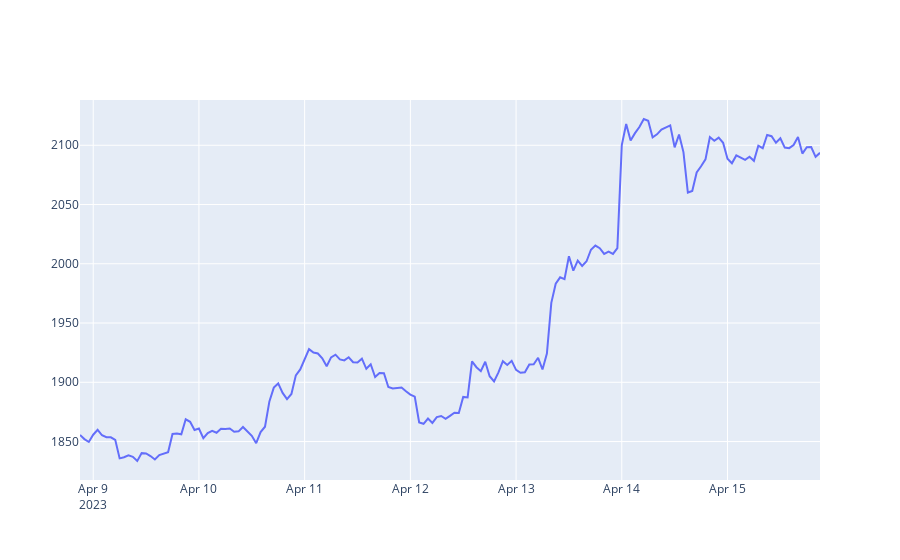
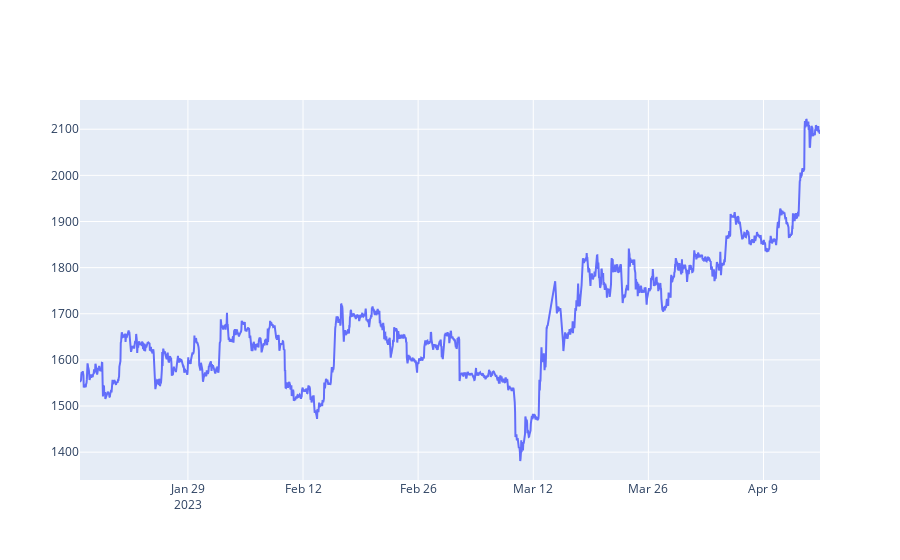

Notebook code for these charts, in order:
### Code cell
from plotly.offline import init_notebook_mode, iplot
init_notebook_mode(connected=True)

def getLine(df_input):
    x = df_input.index
    y = df_input.values
    fig = go.Figure(data=go.Scatter(x = x, y = y))
    fig.show()
    
#------------------------------------------------

#( getLine(getRates('ETH-USD',  '1d',  '1h')) )
( getLine(getRates('ETH-USD',  '1wk',  '1h')) )
( getLine(getRates('ETH-USD',  '3mo',  '1h')) )
#( getLine(getRates('ETH-USD',  '3y',  '1d')) )

### Figure 1 — Plotly figure (JSON) as saved in the notebook; plotly's stock layout.template omitted (floating-point values rounded to 4 significant figures; data arrays with more than 128 entries replaced by an {"elided": "..."} marker saying what was removed)
{"data": [{"x": {"elided": "169 str values"}, "y": {"elided": "169 float values"}, "type": "scatter"}], "layout": {"xaxis": {"type": "date", "range": ["2023-04-08 21:00", "2023-04-15 21:00"], "autorange": true}, "yaxis": {"type": "linear", "range": [1818.0, 2138.0], "autorange": true}, "autosize": true}}

### Figure 2 — Plotly figure (JSON) as saved in the notebook; plotly's stock layout.template omitted (floating-point values rounded to 4 significant figures; data arrays with more than 128 entries replaced by an {"elided": "..."} marker saying what was removed)
{"data": [{"x": {"elided": "2140 str values"}, "y": {"elided": "2140 float values"}, "type": "scatter"}], "layout": {"xaxis": {"type": "date", "range": ["2023-01-15 21:00", "2023-04-15 21:00"], "autorange": true}, "yaxis": {"type": "linear", "range": [1340.0, 2163.0], "autorange": true}, "autosize": true}}
